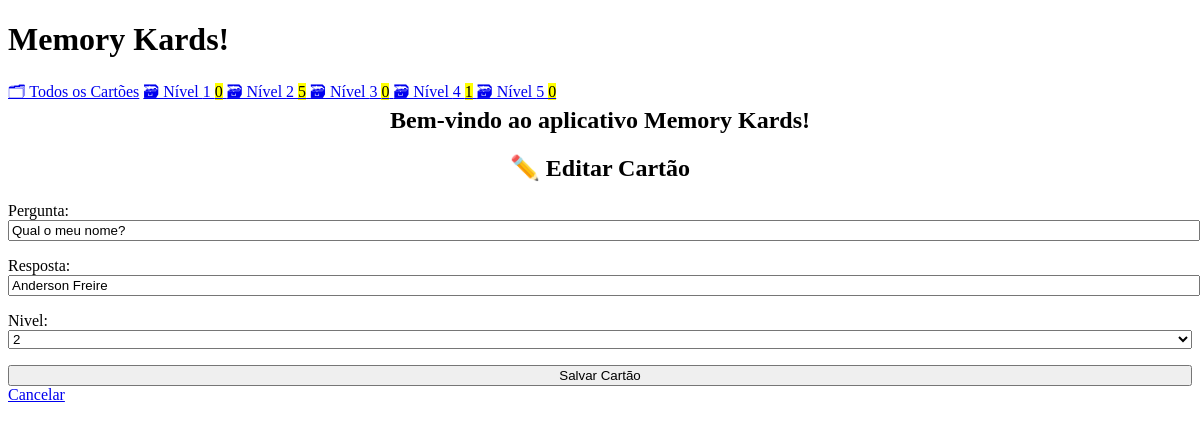
/edit/6, run on the app's committed database.
### cards/models.py (models this page shows, shortened)
class Card(models.Model):
    pergunta = models.CharField(max_length=100)
    resposta = models.CharField(max_length=100)
    nivel = models.IntegerField(
        choices=zip(BOXES, BOXES),
        default=BOXES[0],
    )
    date_created = models.DateTimeField(auto_now_add=True)

### cards/views.py (the view)
class CardUpdateView(CardCreateView, UpdateView):
    success_url = reverse_lazy("card-list")

### cards/templatetags/cards_tags.py (called while the page is built)
@register.inclusion_tag("cards/box_links.html")
def boxes_as_links():
    boxes = []
    for box_num in BOXES:
        card_count = Card.objects.filter(nivel=box_num).count()
        boxes.append({
            "number": box_num,
            "card_count": card_count,
        })
    return {"boxes": boxes}

### cards/templates/cards/card_form.html (shortened to what this page needs)
{% extends "cards/base.html" %}
{% block content %}
    {% if card %}
    <h2>✏️ Editar Cartão</h2>
    {% else %}
    <h2>✨ Criar Novo Cartão</h2>
    {% endif %}
    <form method="post">
        {{ form.as_p }}
        <input type="submit" value="Salvar Cartão">
    </form>
    <a href="{% url 'card-list' %}">
        Cancelar
    </a>
{% endblock %}

### cards/templates/cards/base.html (style rules this page uses)
:root { --accent: #6e48ad; --accent-bg: white; --bg: #fff; --text: #212121; --text-light: #585858; --border: #d8dae1; --code: #d81b60; --preformatted: #444; }
h2 { text-align: center; }
h2, h4 { margin-top: 0; }
input, select, textarea { width: 100%; }

### data on the page
Card: pergunta "Qual o meu nome?", resposta "Anderson Freire", nivel "2"

### other printed values
{{ box.number }} "1" "2" "3" "4" "5"
{{ box.card_count }} "0" "5" "0" "1" "0"
